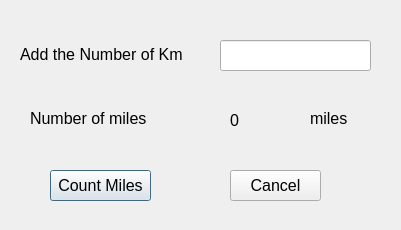
<?xml version="1.0" encoding="UTF-8"?>
<ui version="4.0">
 <class>kmtoMiles</class>
 <widget class="QDialog" name="kmtoMiles">
  <property name="geometry">
   <rect>
    <x>0</x>
    <y>0</y>
    <width>401</width>
    <height>230</height>
   </rect>
  </property>
  <property name="windowTitle">
   <string>Km to miles</string>
  </property>
  <widget class="QLineEdit" name="txtBox">
   <property name="geometry">
    <rect>
     <x>220</x>
     <y>40</y>
     <width>151</width>
     <height>31</height>
    </rect>
   </property>
  </widget>
  <widget class="QLabel" name="label">
   <property name="geometry">
    <rect>
     <x>20</x>
     <y>39</y>
     <width>171</width>
     <height>31</height>
    </rect>
   </property>
   <property name="font">
    <font>
     <pointsize>12</pointsize>
    </font>
   </property>
   <property name="text">
    <string>Add the Number of Km</string>
   </property>
  </widget>
  <widget class="QPushButton" name="pushButton">
   <property name="geometry">
    <rect>
     <x>50</x>
     <y>170</y>
     <width>101</width>
     <height>31</height>
    </rect>
   </property>
   <property name="font">
    <font>
     <pointsize>12</pointsize>
    </font>
   </property>
   <property name="text">
    <string>Count Miles</string>
   </property>
  </widget>
  <widget class="QPushButton" name="pushButton_2">
   <property name="geometry">
    <rect>
     <x>230</x>
     <y>170</y>
     <width>91</width>
     <height>31</height>
    </rect>
   </property>
   <property name="font">
    <font>
     <pointsize>12</pointsize>
    </font>
   </property>
   <property name="text">
    <string>Cancel</string>
   </property>
  </widget>
  <widget class="QLabel" name="label_2">
   <property name="geometry">
    <rect>
     <x>30</x>
     <y>110</y>
     <width>121</width>
     <height>16</height>
    </rect>
   </property>
   <property name="font">
    <font>
     <pointsize>12</pointsize>
    </font>
   </property>
   <property name="text">
    <string>Number of miles</string>
   </property>
  </widget>
  <widget class="QLabel" name="label_3">
   <property name="geometry">
    <rect>
     <x>230</x>
     <y>110</y>
     <width>41</width>
     <height>21</height>
    </rect>
   </property>
   <property name="font">
    <font>
     <pointsize>12</pointsize>
    </font>
   </property>
   <property name="text">
    <string>0</string>
   </property>
  </widget>
  <widget class="QLabel" name="label_4">
   <property name="geometry">
    <rect>
     <x>310</x>
     <y>103</y>
     <width>47</width>
     <height>31</height>
    </rect>
   </property>
   <property name="font">
    <font>
     <pointsize>12</pointsize>
    </font>
   </property>
   <property name="text">
    <string>miles</string>
   </property>
  </widget>
 </widget>
 <resources/>
 <connections/>
</ui>
